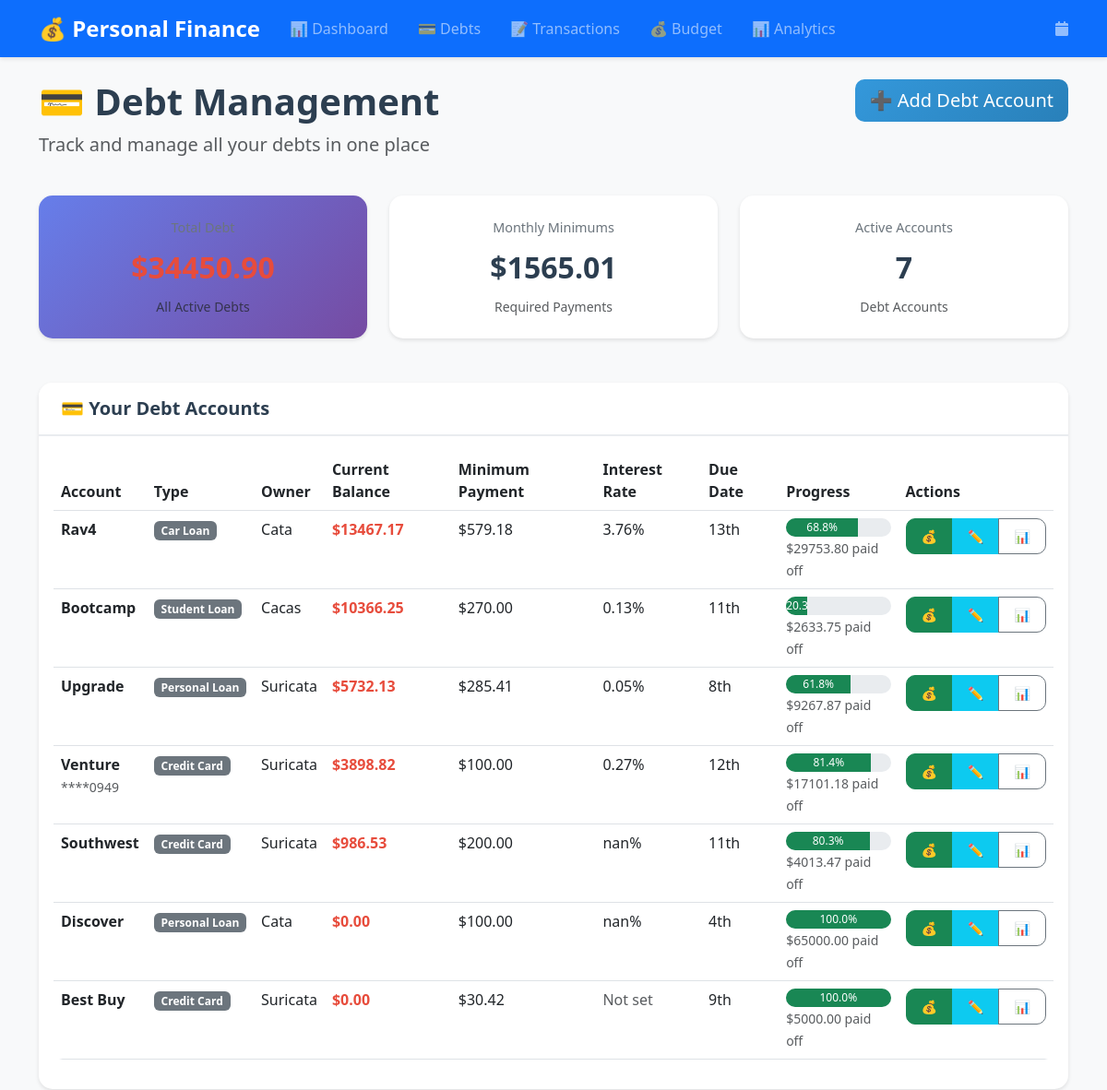
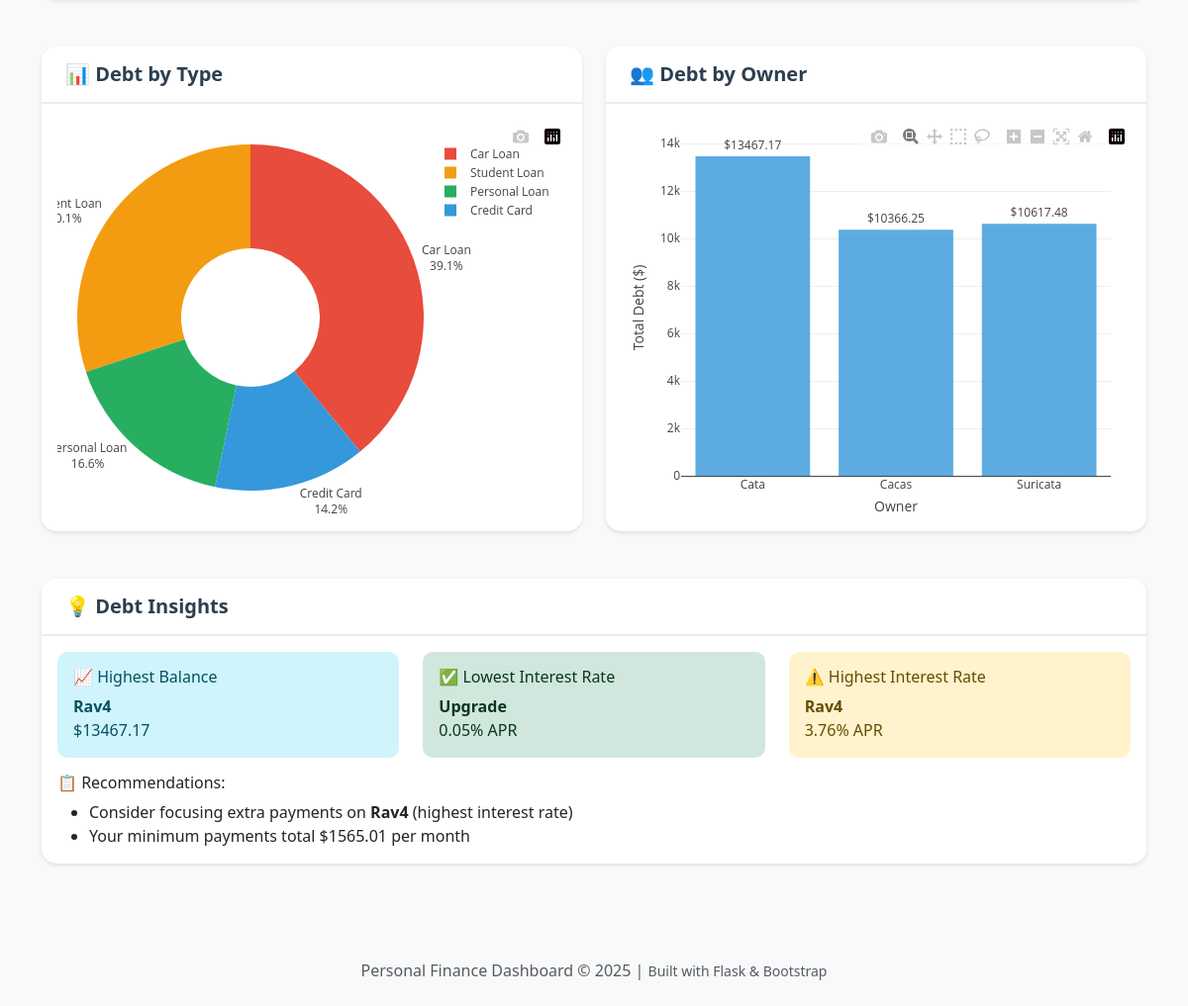
Page /debts/ on the committed database (2 pictures, top to bottom).
### models.py (models this page shows)
class DebtAccount(db.Model):
    __tablename__ = 'debt_accounts'
    id = db.Column(db.Integer, primary_key=True)
    name = db.Column(db.String(100), nullable=False)
    debt_type = db.Column(db.String(50), nullable=False)
    original_balance = db.Column(db.Numeric(10, 2), nullable=False)
    current_balance = db.Column(db.Numeric(10, 2), nullable=False)
    interest_rate = db.Column(db.Numeric(5, 4))
    minimum_payment = db.Column(db.Numeric(10, 2))
    due_date = db.Column(db.Integer)
    owner = db.Column(db.String(50), nullable=False)
    category = db.Column(db.String(100), nullable=False)
    account_number_last4 = db.Column(db.String(4))
    is_active = db.Column(db.Boolean, default=True)
    created_at = db.Column(db.DateTime, default=datetime.utcnow)
    updated_at = db.Column(db.DateTime, default=datetime.utcnow)

### blueprints/debts/routes.py (the view)
@debts_bp.route('/')
def list_debts():
    print("💳 Loading debts page...")
    try:
        conn = sqlite3.connect('data/personal_finance.db')
        debts_query = """
        SELECT * FROM debt_accounts
        WHERE is_active = 1
        ORDER BY current_balance DESC
        """
        debts_df = pd.read_sql_query(debts_query, conn)
        conn.close()
        debts = []
        for _, row in debts_df.iterrows():
            debt_obj = type('DebtAccount', (), {})()
            for col in debts_df.columns:
                setattr(debt_obj, col, row[col])
            debts.append(debt_obj)
        total_debt = sum(float(debt.current_balance) for debt in debts)
        total_minimum_payments = sum(float(debt.minimum_payment or 0) for debt in debts)
        print(f"💳 Found {len(debts)} debt accounts, total: ${total_debt}")
        return render_template('debts.html',
                             debts=debts,
                             total_debt=total_debt,
                             total_minimum_payments=total_minimum_payments)
    except Exception as e:
        print(f"❌ Error in debts route: {e}")
        import traceback
        traceback.print_exc()
        return render_template('debts.html',
                             debts=[],
                             total_debt=0,
                             total_minimum_payments=0)

### templates/debts.html (shortened to what this page needs)
{% extends "base.html" %}
{% block content %}
<div class="row mb-4">
    <div class="col-md-8">
        <h1 class="display-6 fw-bold text-primary">💳 Debt Management</h1>
        <p class="lead text-muted">Track and manage all your debts in one place</p>
    </div>
    <div class="col-md-4 text-end">
        <a href="{{ url_for('debts.add_debt') }}" class="btn btn-primary btn-lg">
            ➕ Add Debt Account
        </a>
    </div>
</div>
<div class="row mb-4">
    <div class="col-md-4">
        <div class="card metric-card debt-card">
            <div class="metric-label">Total Debt</div>
            <div class="metric-value negative">${{ "%.2f"|format(total_debt) }}</div>
            <small class="text-muted">All Active Debts</small>
        </div>
    </div>
    <div class="col-md-4">
        <div class="card metric-card">
            <div class="metric-label">Monthly Minimums</div>
            <div class="metric-value neutral">${{ "%.2f"|format(total_minimum_payments) }}</div>
            <small class="text-muted">Required Payments</small>
        </div>
    </div>
    <div class="col-md-4">
        <div class="card metric-card">
            <div class="metric-label">Active Accounts</div>
            <div class="metric-value neutral">{{ debts|length }}</div>
            <small class="text-muted">Debt Accounts</small>
        </div>
    </div>
</div>
<div class="row">
    <div class="col-12">
        <div class="card">
            <div class="card-header">
                <h5 class="mb-0">💳 Your Debt Accounts</h5>
            </div>
            <div class="card-body">
                {% if debts %}
                    <div class="table-responsive">
                        <table class="table table-hover">
                            <thead>
                                <tr>
                                    <th>Account</th>
                                    <th>Type</th>
                                    <th>Owner</th>
                                    <th>Current Balance</th>
                                    <th>Minimum Payment</th>
                                    <th>Interest Rate</th>
                                    <th>Due Date</th>
                                    <th>Progress</th>
                                    <th>Actions</th>
                                </tr>
                            </thead>
                            <tbody>
                                {% for debt in debts %}
                                <tr>
                                    <td>
                                        <div class="fw-bold">{{ debt.name }}</div>
                                        {% if debt.account_number_last4 %}
                                            <small class="text-muted">****{{ debt.account_number_last4 }}</small>
                                        {% endif %}
                                    </td>
                                    <td>
                                        <span class="badge bg-secondary">{{ debt.debt_type }}</span>
                                    </td>
                                    <td>{{ debt.owner }}</td>
                                    <td>
                                        <span class="fw-bold text-danger">
                                            ${{ "%.2f"|format(debt.current_balance) }}
                                        </span>
                                    </td>
                                    <td>
                                        {% if debt.minimum_payment %}
                                            ${{ "%.2f"|format(debt.minimum_payment) }}
                                        {% else %}
                                            <span class="text-muted">Not set</span>
                                        {% endif %}
                                    </td>
                                    <td>
                                        {% if debt.interest_rate %}
                                            {{ "%.2f"|format(debt.interest_rate * 100) }}%
                                        {% else %}
                                            <span class="text-muted">Not set</span>
                                        {% endif %}
                                    </td>
                                    <td>
                                        {% if debt.due_date %}
                                            {{ debt.due_date }}{{
                                                'st' if debt.due_date == 1 or debt.due_date == 21 or debt.due_date == 31
                                                else 'nd' if debt.due_date == 2 or debt.due_date == 22
                                                else 'rd' if debt.due_date == 3 or debt.due_date == 23
                                                else 'th'
                                            }}
                                        {% else %}
                                            <span class="text-muted">Not set</span>
                                        {% endif %}
                                    </td>
                                    <td>
                                        {% set progress = ((debt.original_balance - debt.current_balance) / debt.original_balance * 100) if debt.original_balance > 0 else 0 %}
                                        <div class="progress" style="height: 20px;">
                                            <div class="progress-bar bg-success"
                                                 role="progressbar"
                                                 style="width: {{ progress }}%"
                                                 aria-valuenow="{{ progress }}"
                                                 aria-valuemin="0"
                                                 aria-valuemax="100">
                                                {{ "%.1f"|format(progress) }}%
                                            </div>
                                        </div>
                                        <small class="text-muted">
                                            ${{ "%.2f"|format(debt.original_balance - debt.current_balance) }} paid off
                                        </small>
                                    </td>
                                    <td>
                                        <div class="btn-group" role="group">
                                            <button class="btn btn-success btn-sm"
                                                    onclick="showPaymentModal({{ debt.id }}, '{{ debt.name }}', {{ debt.current_balance }}, {{ debt.minimum_payment if debt.minimum_payment else 'null' }})"
                                                    title="Make Payment">
                                                💰
                                            </button>
                                            <button class="btn btn-info btn-sm"
                                                    onclick="editDebt({{ debt.id }})"
                                                    title="Edit Account">
                                                ✏️
                                            </button>
                                            <button class="btn btn-outline-secondary btn-sm"
                                                    onclick="alert('History feature coming soon!')"
                                                    title="Payment History">
                                                📊
                                            </button>
                                        </div>
                                    </td>
                                </tr>
                                {% endfor %}
                            </tbody>
                        </table>
                    </div>
                {% endif %}
            </div>
        </div>
    </div>
</div>
{% if debts %}
<div class="row mt-4">
    <div class="col-md-6">
        <div class="card">
            <div class="card-header">
                <h5 class="mb-0">📊 Debt by Type</h5>
            </div>
            <div class="card-body">
                <div id="debtByTypeChart" class="chart-container" style="height: 300px;"></div>
            </div>
        </div>
    </div>
    <div class="col-md-6">
        <div class="card">
            <div class="card-header">
                <h5 class="mb-0">👥 Debt by Owner</h5>
            </div>
            <div class="card-body">
                <div id="debtByOwnerChart" class="chart-container" style="height: 300px;"></div>
            </div>
        </div>
    </div>
</div>
<div class="row mt-4">
    <div class="col-12">
        <div class="card">
            <div class="card-header">
                <h5 class="mb-0">💡 Debt Insights</h5>
            </div>
            <div class="card-body">
                <div class="row">
                    {% set highest_debt = debts | max(attribute='current_balance') if debts else None %}
                    {% set lowest_rate = debts | selectattr('interest_rate') | min(attribute='interest_rate') if debts else None %}
                    {% set highest_rate = debts | selectattr('interest_rate') | max(attribute='interest_rate') if debts else None %}
                    <div class="col-md-4">
                        <div class="alert alert-info">
                            <h6>📈 Highest Balance</h6>
                            {% if highest_debt %}
                                <strong>{{ highest_debt.name }}</strong><br>
                                ${{ "%.2f"|format(highest_debt.current_balance) }}
                            {% else %}
                                No debts found
                            {% endif %}
                        </div>
                    </div>
                    <div class="col-md-4">
                        <div class="alert alert-success">
                            <h6>✅ Lowest Interest Rate</h6>
                            {% if lowest_rate %}
                                <strong>{{ lowest_rate.name }}</strong><br>
                                {{ "%.2f"|format(lowest_rate.interest_rate * 100) }}% APR
                            {% else %}
                                No rates set
                            {% endif %}
                        </div>
                    </div>
                    <div class="col-md-4">
                        <div class="alert alert-warning">
                            <h6>⚠️ Highest Interest Rate</h6>
                            {% if highest_rate %}
                                <strong>{{ highest_rate.name }}</strong><br>
                                {{ "%.2f"|format(highest_rate.interest_rate * 100) }}% APR
                            {% else %}
                                No rates set
                            {% endif %}
                        </div>
                    </div>
                </div>
                <div class="row">
                    <div class="col-12">
                        <h6>📋 Recommendations:</h6>
                        <ul class="mb-0">
                            {% if highest_rate and lowest_rate and highest_rate.interest_rate > lowest_rate.interest_rate * 1.5 %}
                                <li>Consider focusing extra payments on <strong>{{ highest_rate.name }}</strong> (highest interest rate)</li>
                            {% endif %}
                            {% if total_minimum_payments > 0 %}
                                <li>Your minimum payments total ${{ "%.2f"|format(total_minimum_payments) }} per month</li>
                            {% endif %}
                        </ul>
                    </div>
                </div>
            </div>
        </div>
    </div>
</div>
{% endif %}
{% endblock %}

### templates/base.html (shortened to what this page needs)
<!DOCTYPE html>
<html lang="en">
<head>
    <link href="https://cdnjs.cloudflare.com/ajax/libs/bootstrap/5.3.0/css/bootstrap.min.css" rel="stylesheet">
    <link href="https://cdnjs.cloudflare.com/ajax/libs/font-awesome/6.4.0/css/all.min.css" rel="stylesheet">
    <link href="{{ url_for('static', filename='css/main.css') }}" rel="stylesheet">
</head>
<body>
 <nav class="navbar navbar-expand-lg navbar-dark bg-primary">
    <div class="container">
        <a class="navbar-brand" href="{{ url_for('dashboards.dashboard') }}">
            💰 Personal Finance
        </a>
        <div class="collapse navbar-collapse" id="navbarNav">
            <ul class="navbar-nav me-auto">
                <li class="nav-item">
                    <a class="nav-link" href="{{ url_for('dashboards.dashboard') }}">
                        📊 Dashboard
                    </a>
                </li>
                <li class="nav-item">
                    <a class="nav-link" href="{{ url_for('debts.list_debts') }}">
                        💳 Debts
                    </a>
                </li>
                <li class="nav-item">
                    <a class="nav-link {{ 'active' if request.endpoint == 'transactions' }}" href="{{ url_for('transactions.list_transactions') }}">
                        📝 Transactions
                    </a>
                </li>
                <li class="nav-item">
                    <a class="nav-link" href="{{ url_for('budgets.budget_management') }}">
                        💰 Budget
                    </a>
                </li>
                <li class="nav-item">
                    <a class="nav-link" href="{{ url_for('analytics.analytics_dashboard') }}">
                        📊 Analytics
                    </a>
                </li>
            </ul>
            <ul class="navbar-nav">
                <li class="nav-item">
                    <span class="navbar-text">
                        <i class="fas fa-calendar"></i> {{ moment().format('MMM DD, YYYY') if moment else '' }}
                    </span>
                </li>
            </ul>
        </div>
    </div>
</nav>
    <div class="container mt-4">
        {% block content %}{% endblock %}
    </div>
    <footer class="mt-5 py-4 bg-light">
        <div class="container text-center">
            <p class="text-muted mb-0">
                Personal Finance Dashboard &copy; 2025 |
                <small>Built with Flask & Bootstrap</small>
            </p>
        </div>
    </footer>
</body>
</html>

### rows in the picture
DebtAccount: name "Rav4", debt_type "Car Loan", owner "Cata", current_balance "13467.17", minimum_payment "579.18", debt.interest_rate*100 "3.76", due_date "13", due_date "th", {{ progress }} 68.8411204098381 (drawn), progress "68.8", debt.original_balance-debt.current_balance "29753.80", highest_rate.interest_rate*100 "3.76"
DebtAccount: name "Bootcamp", debt_type "Student Loan", owner "Cacas", current_balance "10366.25", minimum_payment "270.00", debt.interest_rate*100 "0.13", due_date "11", due_date "th", {{ progress }} 20.259615384615383 (drawn), progress "20.3", debt.original_balance-debt.current_balance "2633.75"
DebtAccount: name "Upgrade", debt_type "Personal Loan", owner "Suricata", current_balance "5732.13", minimum_payment "285.41", debt.interest_rate*100 "0.05", due_date "8", due_date "th", {{ progress }} 61.78579999999999 (drawn), progress "61.8", debt.original_balance-debt.current_balance "9267.87", lowest_rate.interest_rate*100 "0.05"
DebtAccount: name "Venture", account_number_last4 "0949", debt_type "Credit Card", owner "Suricata", current_balance "3898.82", minimum_payment "100.00", debt.interest_rate*100 "0.27", due_date "12", due_date "th", {{ progress }} 81.43419047619048 (drawn), progress "81.4", debt.original_balance-debt.current_balance "17101.18"
DebtAccount: name "Southwest", debt_type "Credit Card", owner "Suricata", current_balance "986.53", minimum_payment "200.00", interest_rate "nan", due_date "11", due_date "th", {{ progress }} 80.2694 (drawn), progress "80.3", debt.original_balance-debt.current_balance "4013.47"
DebtAccount: name "Discover", debt_type "Personal Loan", owner "Cata", current_balance "0.00", minimum_payment "100.00", interest_rate "nan", due_date "4", due_date "th", progress "100.0", debt.original_balance-debt.current_balance "65000.00"
DebtAccount: name "Best Buy", debt_type "Credit Card", owner "Suricata", current_balance "0.00", minimum_payment "30.42", interest_rate "Not set", due_date "9", due_date "th", progress "100.0", debt.original_balance-debt.current_balance "5000.00"

### other values in the picture
{{ "%.2f"|format(total_minimum_payments) }} "1565.01"
{{ debts|length }} "7"
